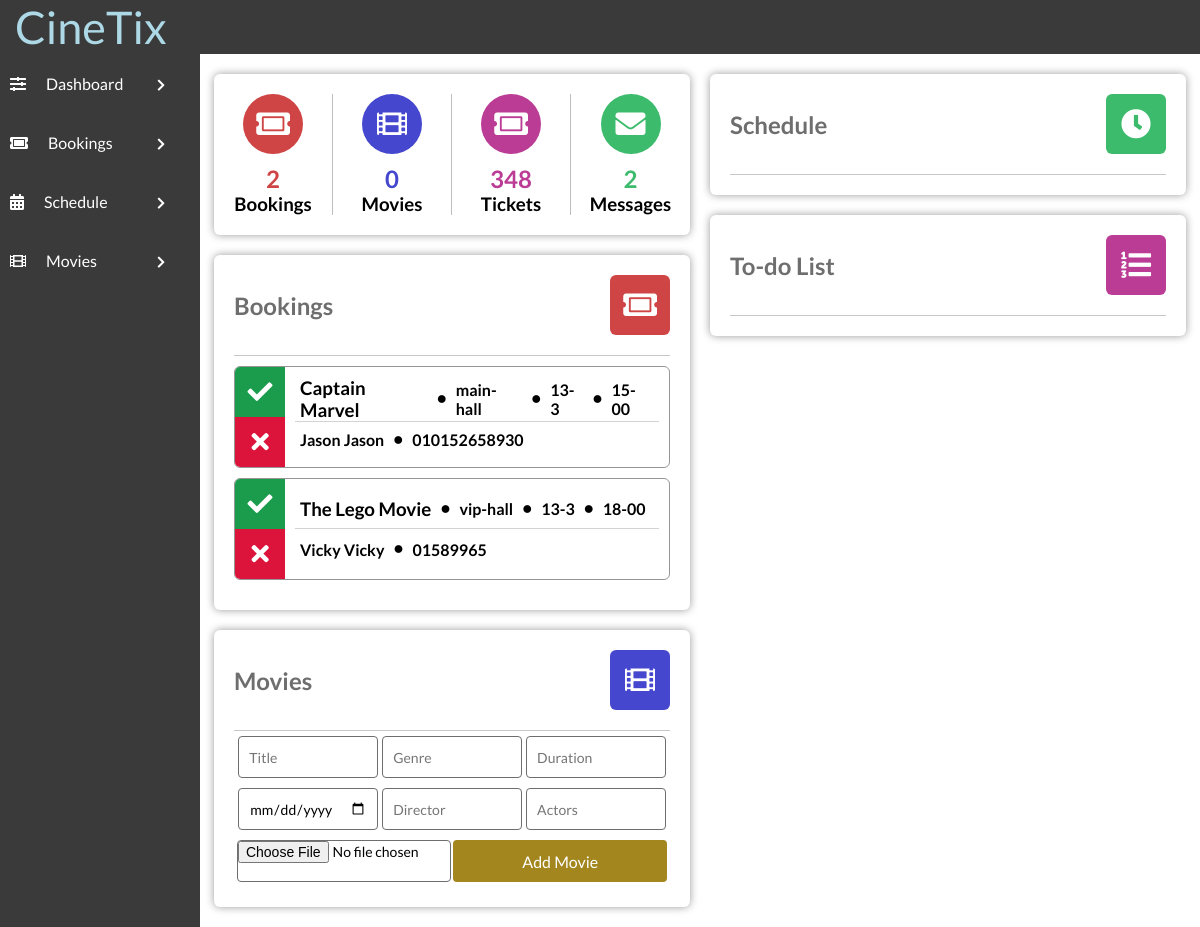
/admin/admin.php, run on the app's committed database.
### tables this page shows
CREATE TABLE IF NOT EXISTS `bookingTable` (
  `bookingID` int(11) NOT NULL,
  `movieName` varchar(100) DEFAULT NULL,
  `bookingTheatre` varchar(100) NOT NULL,
  `bookingType` varchar(100) DEFAULT NULL,
  `bookingDate` varchar(50) NOT NULL,
  `bookingTime` varchar(50) NOT NULL,
  `bookingFName` varchar(100) NOT NULL,
  `bookingLName` varchar(100) DEFAULT NULL,
  `bookingPNumber` varchar(12) NOT NULL
);

### admin/admin.php (the view, shortened to what this page needs)
<!DOCTYPE html>
<html lang="en">
<head>
    <link rel="stylesheet" href="../style/styles.css">
    <link rel="stylesheet" href="https://use.fontawesome.com/releases/v5.7.2/css/all.css"
>
</head>
<body>
    <?php
    $link = mysqli_connect("localhost", "root", "", "cinema_db");
    $sql = "SELECT * FROM bookingTable";
    $bookingsNo=mysqli_num_rows(mysqli_query($link, $sql));
    $messagesNo=mysqli_num_rows(mysqli_query($link, "SELECT * FROM feedbackTable"));
    $moviesNo=mysqli_num_rows(mysqli_query($link, "SELECT * FROM movieTable"));
    ?>
    <div class="admin-section-header">
        <div class="admin-logo">
            CineTix
        </div>
        <div class="admin-login-info">
        </div>
    </div>
    <div class="admin-container">
        <div class="admin-section admin-section1 ">
            <ul>
                <li><i class="fas fa-sliders-h"></i><a href="admin.php">Dashboard </a><i class="fas admin-dropdown fa-chevron-right"></i></li>
                <li><i class="fas fa-ticket-alt"></i><a href="">Bookings</a> <i class="fas admin-dropdown fa-chevron-right"></i></li>
                <li class="admin-navigation-schedule"><i class="fas fa-calendar-alt"></i>Schedule <i
                        class="fas admin-dropdown fa-chevron-right"></i>
                </li>
                <li><i class="fas fa-film"></i>Movies <i class="fas admin-dropdown fa-chevron-right"></i></li>
            </ul>
        </div>
        <div class="admin-section admin-section2">
            <div class="admin-section-column">
                <div class="admin-section-panel admin-section-stats">
                    <div class="admin-section-stats-panel">
                        <i class="fas fa-ticket-alt" style="background-color: #cf4545"></i>
                        <h2 style="color: #cf4545"><?php echo $bookingsNo ?></h2>
                        <h3>Bookings</h3>
                    </div>
                    <div class="admin-section-stats-panel">
                        <i class="fas fa-film" style="background-color: #4547cf"></i>
                        <h2 style="color: #4547cf"><?php echo $moviesNo ?></h2>
                        <h3>Movies</h3>
                    </div>
                    <div class="admin-section-stats-panel">
                        <i class="fas fa-ticket-alt" style="background-color: #bb3c95"></i>
                        <h2 style="color: #bb3c95">348</h2>
                        <h3>Tickets</h3>
                    </div>
                    <div class="admin-section-stats-panel" style="border: none">
                        <i class="fas fa-envelope" style="background-color: #3cbb6c"></i>
                        <h2 style="color: #3cbb6c"><?php echo $messagesNo ?></h2>
                        <h3>Messages</h3>
                    </div>
                </div>
                <div class="admin-section-panel admin-section-panel1">
                    <div class="admin-panel-section-header">
                        <h2>Bookings</h2>
                        <i class="fas fa-ticket-alt" style="background-color: #cf4545"></i>
                    </div>
                    <div class="admin-panel-section-content">
                        <?php
                        if($result = mysqli_query($link, $sql)){
                            if(mysqli_num_rows($result) > 0){
                                while($row = mysqli_fetch_array($result)){
                                    echo "<div class=\"admin-panel-section-booking-item\">\n";
                                    echo "                            <div class=\"admin-panel-section-booking-response\">\n";
                                    echo "                                <i class=\"fas fa-check accept-booking\" title=\"Verify booking\"></i>\n";
                                    echo "                                <a href='deleteBooking.php?id=".$row['bookingID']."'><i class=\"fas fa-times decline-booking\" title=\"Reject booking\"></i></a>\n";
                                    echo "                            </div>\n";
                                    echo "                            <div class=\"admin-panel-section-booking-info\">\n";
                                    echo "                                <div>\n";
                                    echo "                                    <h3>". $row['movieName'] ."</h3>\n";
                                    echo "                                    <i class=\"fas fa-circle \"></i>\n";
                                    echo "                                    <h4>". $row['bookingTheatre'] ."</h4>\n";
                                    echo "                                    <i class=\"fas fa-circle \"></i>\n";
                                    echo "                                    <h4>". $row['bookingDate'] ."</h4>\n";
                                    echo "                                    <i class=\"fas fa-circle \"></i>\n";
                                    echo "                                    <h4>". $row['bookingTime'] ."</h4>\n";
                                    echo "                                </div>\n";
                                    echo "                                <div>\n";
                                    echo "                                    <h4>". $row['bookingFName'] ." ". $row['bookingLName'] ."</h4>\n";
                                    echo "                                    <i class=\"fas fa-circle\"></i>\n";
                                    echo "                                    <h4>". $row['bookingPNumber'] ."</h4>\n";
                                    echo "                                </div>\n";
                                    echo "                            </div>\n";
                                    echo "                        </div>";
                                }
                            } else{
                                echo '<h4 class="no-annot">No Bookings right now</h4>';
                            }
                        } else{
                            echo "ERROR: Could not able to execute $sql. " . mysqli_error($link);
                        }
                        ?>
                    </div>
                </div>
                <div class="admin-section-panel admin-section-panel2">
                    <div class="admin-panel-section-header">
                        <h2>Movies</h2>
                        <i class="fas fa-film" style="background-color: #4547cf"></i>
                    </div>
                    <form action="" method="POST">
                        <input placeholder="Title" type="text" name="movieTitle" required>
                        <input placeholder="Genre" type="text" name="movieGenre" required>
                        <input placeholder="Duration" type="number" name="movieDuration" required>
                        <input placeholder="Release Date" type="date" name="movieRelDate" required>
                        <input placeholder="Director" type="text" name="movieDirector" required>
                        <input placeholder="Actors" type="text" name="movieActors" required>
                        <input type="file" name="movieImg" accept="image/*">
                        <button type="submit" value="submit" name="submit" class="form-btn">Add Movie</button>
                    </form>
                </div>
            </div>
            <div class="admin-section-column">
                <div class="admin-section-panel admin-section-panel4">
                    <div class="admin-panel-section-header">
                        <h2>Schedule</h2>
                        <i class="fas fa-clock" style="background-color: #3cbb6c"></i>
                    </div>
                </div>
                <div class="admin-section-panel admin-section-panel5">
                    <div class="admin-panel-section-header">
                        <h2>To-do List</h2>
                        <i class="fas fa-list-ol" style="background-color: #bb3c95"></i>
                    </div>
                </div>
            </div>
        </div>
    </div>
</body>
</html>

### style/styles.css (style rules this page uses)
* { margin: 0; padding: 0; box-sizing: border-box; font-family: 'Lato', sans-serif; text-decoration: none; color: unset; }
.admin-dropdown { float: right; font-style: normal; margin-left: 3px; font-size: 13px; position: absolute; right: 15px; top: 25px; margin: 0; }
.admin-section-header { color: #FFF; width: 100%; background-color: #3a3a3a; display: grid; grid-template-columns: 1fr 5fr; }
.admin-login-info { display: flex; align-items: center; justify-content: flex-end; }
.admin-logo { background-color: #3a3a3a; padding-left: 15px; font-size: 45px; color: lightblue; }
.admin-container { display: grid; grid-template-columns: 1fr 5fr; }
.admin-section1 { background-color: #3a3a3a; height: 100%; }
.admin-section1 ul li { width: 100%; padding: 20px 10px; background-color: #3a3a3a; color: #FFF; transition: all 0.3s ease; position: relative; cursor: pointer; }
.admin-section1 ul li i { margin-right: 20px; }
.admin-section2 { display: flex; flex-wrap: wrap; padding: 0 4px; }
.admin-section-column { flex: 50%; max-width: 50%; padding: 0 10px; }
.admin-section-panel { width: 100%; vertical-align: middle; background-color: #FFF; -webkit-border-radius: 6px; -moz-border-radius: 6px; border-radius: 6px; -webkit-box-shadow: 0px 0px 9px 0px rgba(0, 0, 0, 0.40); -moz-box-shadow: 0px 0px 9px 0px rgba(0, 0, 0, 0.40); box-shadow: 0px 0px 9px 0px rgba(0, 0, 0, 0.40); padding: 20px; margin: 20px 0; }
.admin-panel-section-header { display: flex; align-items: center; justify-content: flex-start; padding-bottom: 20px; border-bottom: #c7c7c7 1px solid; }
.admin-panel-section-header>h2 { color: #6e6e6e; }
.admin-panel-section-header>i { text-align: center; font-size: 30px; color: white; height: 60px; width: 60px; border-radius: 10%; line-height: 60px; transition: all 0.5s ease; margin-left: auto; cursor: pointer; }
.admin-section-stats { display: flex; padding: 20px 0; }
.admin-section-stats-panel { flex: 25%; max-width: 25%; text-align: center; border-right: #bdbdbd 1px solid; }
.admin-section-stats-panel>i { font-size: 30px; color: white; height: 60px; width: 60px; border-radius: 50%; line-height: 60px; transition: all 0.5s ease; margin-bottom: 10px; }
.admin-panel-section-booking-item { background-color: none; -webkit-border-radius: 6px; -moz-border-radius: 6px; border-radius: 6px; border: #969696 1px solid; margin: 10px 0; overflow: hidden; display: flex; transition: all 0.6s ease; }
.admin-panel-section-booking-response i { font-size: 25px; height: 50px; width: 50px; color: #FFF; line-height: 50px; text-align: center; display: block; cursor: pointer; }
.admin-panel-section-booking-response .accept-booking { background-color: #1b9b4c; }
.admin-panel-section-booking-response .decline-booking { background-color: #dc143c; }
.admin-panel-section-booking-info { margin: 10px 10px; display: flex; flex: 100%; flex-direction: column; justify-content: center; }
.admin-panel-section-booking-info div:first-child { border-bottom: #d3d3d3 1px solid; }
.admin-panel-section-booking-info>div { height: 100%; display: flex; }
.admin-panel-section-booking-info>div>* { display: inline-block; margin: auto 5px; }
.admin-panel-section-booking-info>div .fa-circle { font-size: 8px; }
.admin-section-panel2 form { display: flex; justify-content: space-evenly; flex-wrap: wrap; align-items: center; }
.admin-section-panel2 form input { border-radius: 4px; border: 1px solid #6e6e6e; padding: 10px; width: 32%; height: 42px; margin: 5px 0; }
.admin-section-panel2 form input[type="file"] { width: 49%; padding: 0; }
.admin-section-panel2 form button { border-radius: 4px; border: none; padding: 10px; width: 49%; text-align: center; background-color: #a3861e; color: #FFF; transition: all 0.7s ease; cursor: pointer; height: 42px; }
input { margin-bottom: 15px; padding: 10px; border: 1px solid #ccc; border-radius: 3px; font-size: 14px; }
button { background-color: #333; color: #fff; padding: 10px; border: none; border-radius: 3px; cursor: pointer; font-size: 16px; }

### data on the page
bookingtable: movieName "Captain Marvel", bookingTheatre "main-hall", bookingDate "13-3", bookingTime "15-00", bookingFName "Jason", bookingLName "Jason", bookingPNumber "010152658930"
bookingtable: movieName "The Lego Movie", bookingTheatre "vip-hall", bookingDate "13-3", bookingTime "18-00", bookingFName "Vicky", bookingLName "Vicky", bookingPNumber "01589965"

### other printed values
$bookingsNo "2"
$moviesNo "0"
$messagesNo "2"
